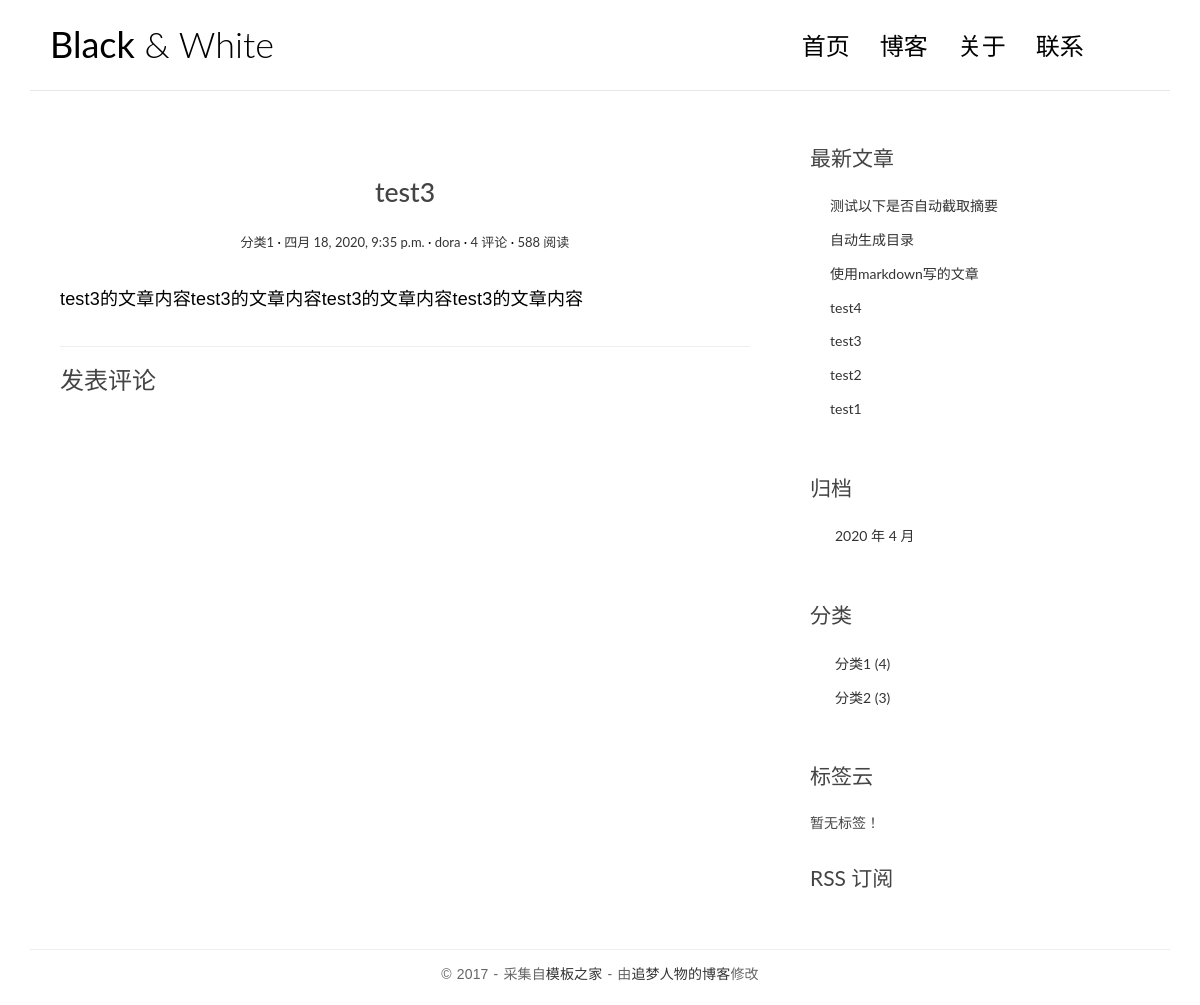
The page /posts/3/ on the database as committed earlier.
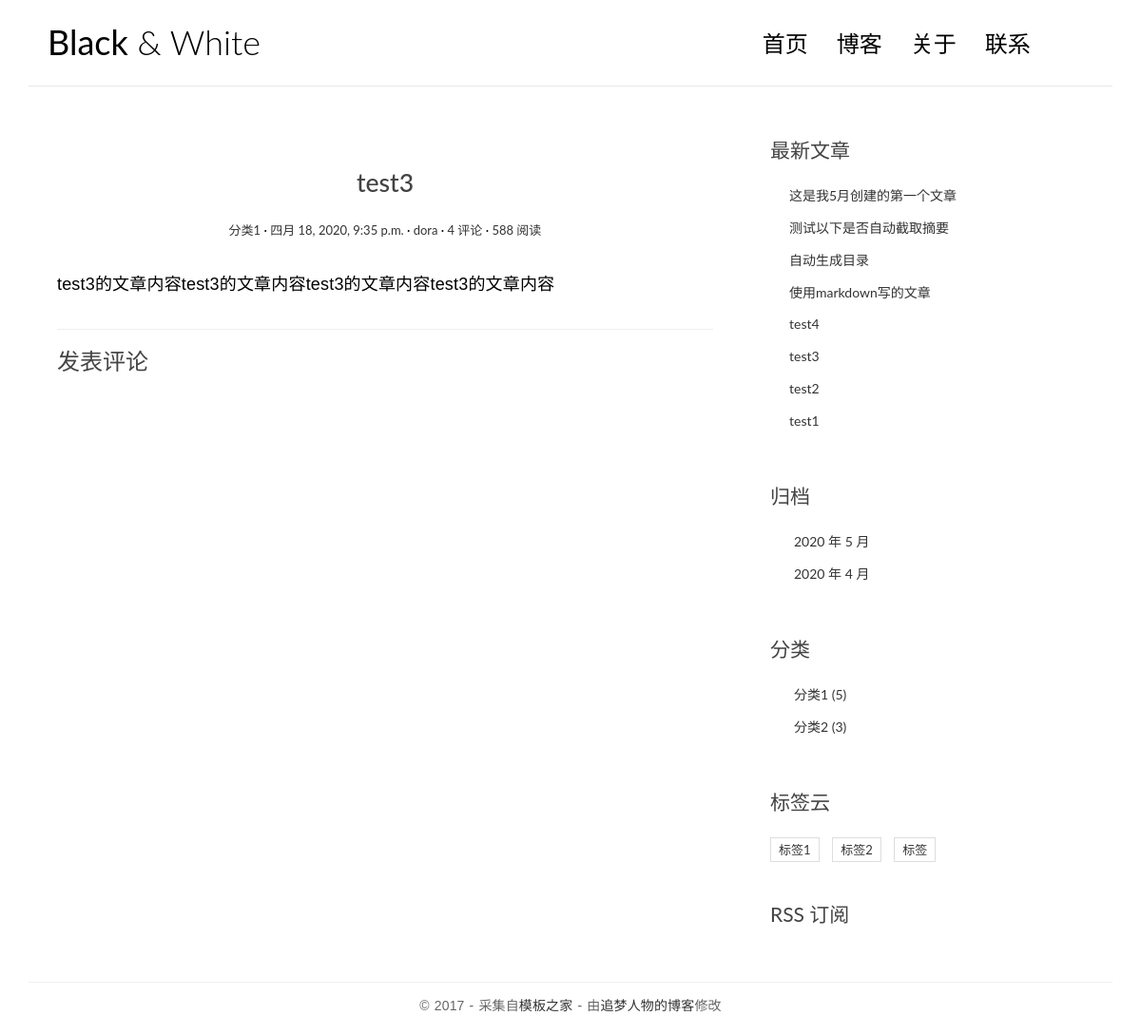
The same page on the database as committed later.
### blog/models.py (models this page shows, shortened)
class Post(models.Model):
    title = models.CharField('标题', max_length=70)
    body = models.TextField('正文')
    created_time = models.DateTimeField('创建时间', default=timezone.now)
    modified_time = models.DateTimeField('修改时间')
    excerpt = models.CharField('摘要', max_length=200, blank=True)
    category = models.ForeignKey(Category, verbose_name='分类', on_delete=models.CASCADE)
    tags = models.ManyToManyField(Tag, verbose_name='标签', blank=True)
    author = models.ForeignKey(User, verbose_name='作者', on_delete=models.CASCADE)
    class Meta:
        verbose_name = '文章'
        verbose_name_plural = verbose_name
    def get_absolute_url(self):
        return reverse('blog:detail', kwargs={'pk': self.pk})

class Category(models.Model):
    name = models.CharField(max_length=100)
    class Meta:
        verbose_name = '分类'
        verbose_name_plural = verbose_name

class Tag(models.Model):
    name = models.CharField(max_length=100)
    class Meta:
        verbose_name = '标签'
        verbose_name_plural = verbose_name

### blog/views.py (the view)
# urls.py: path('posts/<int:pk>/', views.detail, name='detail'),
def detail(request, pk):
    post = get_object_or_404(Post, pk=pk)
    md = markdown.Markdown(extensions=[
        'markdown.extensions.extra',
        'markdown.extensions.codehilite',
        TocExtension(slugify=slugify)
    ])
    post.body = md.convert(post.body)
    m = re.search(r'<div class="toc">\s*<ul>(.*)</ul>\s*</div>', md.toc, re.S)
    post.toc = m.group(1) if m is not None else ''
    return render(request, 'blog/detail.html', context={'post': post})

### blog/templatetags/blog_extras.py (called while the page is built)
@register.inclusion_tag('blog/inclusions/_recent_posts.html', takes_context=True)
def show_recent_posts(context, num=5):
    return {
        'recent_post_list': Post.objects.all().order_by('-created_time')[:num],
    }

@register.inclusion_tag('blog/inclusions/_archives.html', takes_context=True)
def show_archives(context):
    return {
        'date_list': Post.objects.dates('created_time', 'month', order='DESC'),
    }

@register.inclusion_tag('blog/inclusions/_categories.html', takes_context=True)
def show_categories(context):
    return {
        'category_list': Category.objects.annotate(num_posts=Count('post')),
    }

@register.inclusion_tag('blog/inclusions/_tags.html', takes_context=True)
def show_tags(context):
    return {
        'tag_list': Tag.objects.all(),
    }

### templates/blog/detail.html (shortened to what this page needs)
{% extends 'base.html' %}
{% load comments_extras %}
                {% block main %}
                    <article class="post post-{{ post.pk }}">
                        <header class="entry-header">
                            <h1 class="entry-title">{{ post.title }}</h1>
                            <div class="entry-meta">
                                <span class="post-category"><a href="#">{{ post.category.name}}</a></span>
                                <span class="post-date"><a href="#"><time class="entry-date"
                                                                          datetime="{{ post.created_time}}">{{ post.created_time }}</time></a></span>
                                <span class="post-author"><a href="#">{{ post.author }}</a></span>
                                <span class="comments-link"><a href="#">4 评论</a></span>
                                <span class="views-count"><a href="#">588 阅读</a></span>
                            </div>
                        </header>
                        <div class="entry-content clearfix">
                            {{ post.body|safe }}
                        </div>
                    </article>
                    <section class="comment-area" id="comment-area">
                        <hr>
                       <h3>发表评论</h3>
                    </section>
                {% endblock main %}

### templates/base.html (shortened to what this page needs)
{% load static %}
{% load blog_extras %}
<!DOCTYPE html>
<html>
<head>
    <link href="https://cdn.bootcss.com/highlight.js/9.15.8/styles/github.min.css" rel="stylesheet">
    <link rel="stylesheet" href="http://code.ionicframework.com/ionicons/2.0.1/css/ionicons.min.css">
    <link rel="stylesheet" href="{% static 'blog/css/bootstrap.min.css' %}">
    <link rel="stylesheet" href="{% static 'blog/css/pace.css' %}">
    <link rel="stylesheet" href="{% static 'blog/css/custom.css' %}">
</head>
<body>
<div class="container">
    <header id="site-header">
        <div class="row">
            <div class="col-md-4 col-sm-5 col-xs-8">
                <div class="logo">
                    <h1><a href="index.html"><b>Black</b> &amp; White</a></h1>
                </div>
            </div>
            <div class="col-md-8 col-sm-7 col-xs-4">
                <nav class="main-nav" role="navigation">
                    <div class="collapse navbar-collapse" id="bs-example-navbar-collapse-1">
                        <ul class="nav navbar-nav navbar-right">
                            <li class="cl-effect-11"><a href="index.html" data-hover="首页">首页</a></li>
                            <li class="cl-effect-11"><a href="full-width.html" data-hover="博客">博客</a></li>
                            <li class="cl-effect-11"><a href="about.html" data-hover="关于">关于</a></li>
                            <li class="cl-effect-11"><a href="contact.html" data-hover="联系">联系</a></li>
                        </ul>
                    </div>
                </nav>
            </div>
        </div>
    </header>
</div>
<div class="content-body">
    <div class="container">
        <div class="row">
            <main class="col-md-8">
               {% block main %}
               {% endblock main %}
            </main>
            <aside class="col-md-4">
                {% show_recent_posts 10 %}
                {% show_archives %}
                {% show_categories %}
                {% show_tags %}
                <div class="rss">
                    <a href=""> RSS 订阅</a>
                </div>
            </aside>
        </div>
    </div>
</div>
<footer id="site-footer">
    <div class="container">
        <div class="row">
            <div class="col-md-12">
                <p class="copyright">&copy 2017 - 采集自<a href="http://www.cssmoban.com/"
                                                        target="_blank" title="模板之家">模板之家</a>
                    - 由<a href="http://zmrenwu.com/" title="网页模板" target="_blank">追梦人物的博客</a>修改
                </p>
            </div>
        </div>
    </div>
</footer>
</body>
</html>

### templates/blog/inclusions/_recent_posts.html (shortened to what this page needs)
<!DOCTYPE html>
<html lang="en">
<head>
</head>
<body>
    <div class="wide widget-recent-posts">
        <h3 class="widget-title">最新文章</h3>
        <ul>
            {% for post in recent_post_list %}
                <li>
                    <a href="{{ post.get_absolute_url }}">{{ post.title }}</a>
                </li>
            {% empty %}
                暂无文章！
            {% endfor %}
        </ul>
    </div>
</body>
</html>

### templates/blog/inclusions/_archives.html (shortened to what this page needs)
<!DOCTYPE html>
<html lang="en">
<head>
</head>
<body>
    <div class="widget widget-archives">
      <h3 class="widget-title">归档</h3>
      <ul>
        {% for date in date_list %}
          <li>
            <a href="{% url 'blog:archive' date.year date.month %}">{{ date.year }} 年 {{ date.month }} 月</a>
          </li>
        {% empty %}
          暂无归档！
        {% endfor %}
      </ul>
    </div>
</body>
</html>

### templates/blog/inclusions/_categories.html (shortened to what this page needs)
<!DOCTYPE html>
<html lang="en">
<head>
</head>
    <body>
    <div class="widget widget-category">
      <h3 class="widget-title">分类</h3>
      <ul>
        {% for category in category_list %}
          <li>
            <a href="{% url 'blog:category' category.pk %}">{{ category.name }}
                <span> ({{ category.num_posts }})</span>
            </a>
          </li>
        {% empty %}
          暂无分类！
        {% endfor %}
      </ul>
    </div>
</body>
</html>

### templates/blog/inclusions/_tags.html (shortened to what this page needs)
<!DOCTYPE html>
<html lang="en">
<head>
</head>
<body>
    <div class="widget widget-tag-cloud">
      <h3 class="widget-title">标签云</h3>
      <ul>
        {% for tag in tag_list %}
          <li>
            <a href="{% url 'blog:tag' tag.pk %}">{{ tag.name }}</a>
          </li>
        {% empty %}
          暂无标签！
        {% endfor %}
      </ul>
    </div>
</body>
</html>

### blog/static/blog/css/custom.css (style rules this page uses)
* { outline: none; }
h1, h2, h3, h4, h5, h6 { margin-top: 0; }
b { font-weight: 400; }
a { color: #333; }
body { color: #444; font-family: 'Lato', sans-serif; }
p { font-family: 'Ubuntu', sans-serif; font-weight: 400; word-spacing: 1px; letter-spacing: 0.01em; }
#site-header { background-color: #FFF; padding: 25px 20px; margin-bottom: 40px; border-bottom: 1px solid #e7e7e7; }
.logo h1 a { color: #000; }
.logo h1 { margin: 0; font-family: 'Lato', sans-serif; font-weight: 300; }
.main-nav { margin-top: 11px; max-width: 95%; }
.main-nav a { color: #000000 !important; padding: 0 0 5px 0 !important; margin-right: 30px; font-family: 'Lato', sans-serif; font-weight: 300; font-size: 24px; }
.cl-effect-11 a { padding: 10px 0; color: #0972b4; text-shadow: none; }
.cl-effect-11 a::before { position: absolute; top: 0; left: 0; overflow: hidden; padding: 0 0 5px 0 !important; max-width: 0; border-bottom: 1px solid #000; color: #000; content: attr(data-hover); white-space: nowrap; -webkit-transition: max-width 0.5s; -moz-transition: max-width 0.5s; transition: max-width 0.5s; }
.content-body { padding-bottom: 4em; }
.post { background: #fff; padding: 30px 30px 0; }
.entry-title { text-align: center; font-size: 1.9em; margin-bottom: 20px; line-height: 1.6; padding: 10px 20px 0; }
.entry-meta { text-align: center; color: #DDDDDD; font-size: 13px; margin-bottom: 30px; }
.entry-content { font-size: 18px; line-height: 1.9; font-weight: 300; color: #000; }
.post-category::after, .post-date::after, .post-author::after, .comments-link::after { content: ' ·'; color: #000; }
.widget { background: #fff; padding: 30px 0 0; }
.widget-title { font-size: 1.5em; margin-bottom: 20px; line-height: 1.6; padding: 10px 0 0; font-weight: 400; }
.widget-recent-posts ul { padding: 0; margin: 0; padding-left: 20px; }
.widget-recent-posts ul li { list-style-type: none; position: relative; line-height: 170%; margin-bottom: 10px; }
.widget-recent-posts ul li::before { content: '\f3d3'; font-family: "Ionicons"; position: absolute; left: -17px; top: 3px; font-size: 16px; color: #000; }
.widget-archives ul { padding: 0; margin: 0; padding-left: 25px; }
.widget-archives ul li { list-style-type: none; position: relative; line-height: 170%; margin-bottom: 10px; }
.widget-archives ul li::before { content: '\f3f3'; font-family: "Ionicons"; position: absolute; left: -25px; top: 1px; font-size: 16px; color: #000; }
.widget-category ul { padding: 0; margin: 0; padding-left: 25px; }
.widget-category ul li { list-style-type: none; position: relative; line-height: 170%; margin-bottom: 10px; }
.widget-category ul li::before { content: '\f3fe'; font-family: "Ionicons"; position: absolute; left: -25px; top: 1px; font-size: 18px; color: #000; }
.widget-tag-cloud ul { padding: 0; margin: 0; margin-right: -10px; }
.widget-tag-cloud ul li { list-style-type: none; font-size: 13px; display: inline-block; margin-right: 10px; margin-bottom: 10px; padding: 3px 8px; border: 1px solid #ddd; }
.rss { font-size: 21px; margin-top: 30px; }
.rss a { color: #444; }
#site-footer { padding-top: 10px; padding: 0 0 1.5em 0; }
.copyright { text-align: center; padding-top: 1em; margin: 0; border-top: 1px solid #eee; color: #666; }
.comment-area { padding: 0 30px 0; }

Rows that differ between the two databases and show on the page:
added Post: title "这是我5月创建的第一个文章"
computed for Category "分类1": num_posts "4" → "5"
added Tag: name "标签1"
added Tag: name "标签2"
added Tag: name "标签"
Other text that changed with them:
new list line: "2020 年 5 月"
text no longer shown: "暂无标签！"
